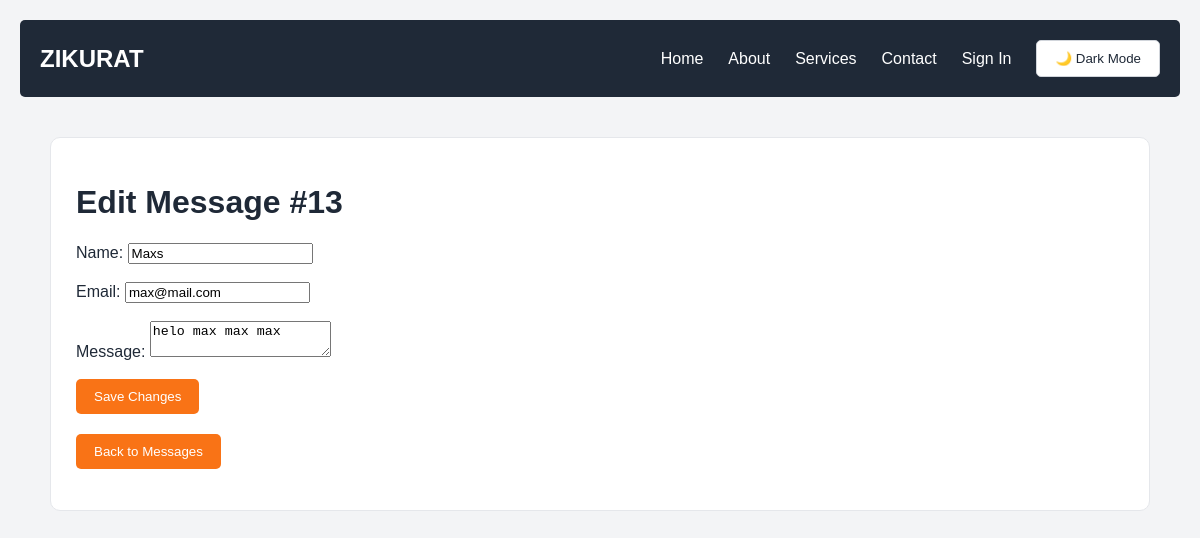
/admin/messages/13/edit (signed in), run on the app's committed database.
### tables this page shows
CREATE TABLE messages (
            id INTEGER PRIMARY KEY AUTOINCREMENT,
            name TEXT NOT NULL,
            email TEXT NOT NULL,
            message TEXT NOT NULL
        );

### app.py (the view, shortened to what this page needs)
@app.route("/admin/messages/<int:message_id>/edit", methods=["GET", "POST"])
@login_required
def edit_message(message_id):
    connection = sqlite3.connect("messages.db")
    connection.row_factory = sqlite3.Row
    message = connection.execute(
        "SELECT * FROM messages WHERE id = ?", (message_id,)
    ).fetchone()
    connection.close()
    if message is None:
        return "Message not found", 404
    return render_template("edit_message.html", message=message)

### app.py (called while the page is built)
def login_required(function):
    @wraps(function)
    def wrapper(*args, **kwargs):
        if not session.get("logged_in"):
            return redirect(url_for("login"))
        return function(*args, **kwargs)
    return wrapper

### templates/edit_message.html (shortened to what this page needs)
{% extends "base.html" %}
{% block content %}
<h1>Edit Message #{{ message["id"] }}</h1>
<form method="POST">
    <label>Name:</label>
    <input type="text" name="name" value="{{ message['name'] }}" required>
    <br><br>
    <label>Email:</label>
    <input type="email" name="email" value="{{ message['email'] }}" required>
    <br><br>
    <label>Message:</label>
    <textarea name="message" required>{{ message["message"] }}</textarea>
    <br><br>
    <button type="submit">Save Changes</button>
</form>
<button onclick="window.location.href='{{ url_for('admin_messages') }}'">Back to Messages</button>
{% endblock %}

### static/style.css (style rules this page uses)
:root { --bg-color: #F3F4F6; --surface-color: #FFFFFF; --text-color: #1F2937; --secondary-text: #6B7280; --nav-color: #1F2937; --border-color: #E5E7EB; --primary-color: #F97316; --primary-hover: #EA580C; }
* { box-sizing: border-box; }
body { background-color: var(--bg-color); color: var(--text-color); font-family: Arial, sans-serif; margin: 0; padding: 20px; transition: background-color 0.3s, color 0.3s; }
h1, h2, h3 { color: var(--text-color); }
button { background-color: var(--primary-color); color: white; padding: 10px 18px; border: none; border-radius: 5px; cursor: pointer; transition: background-color 0.2s; }

### data on the page
messages: id "13", name "Maxs", email "max@mail.com", message "helo max max max"
